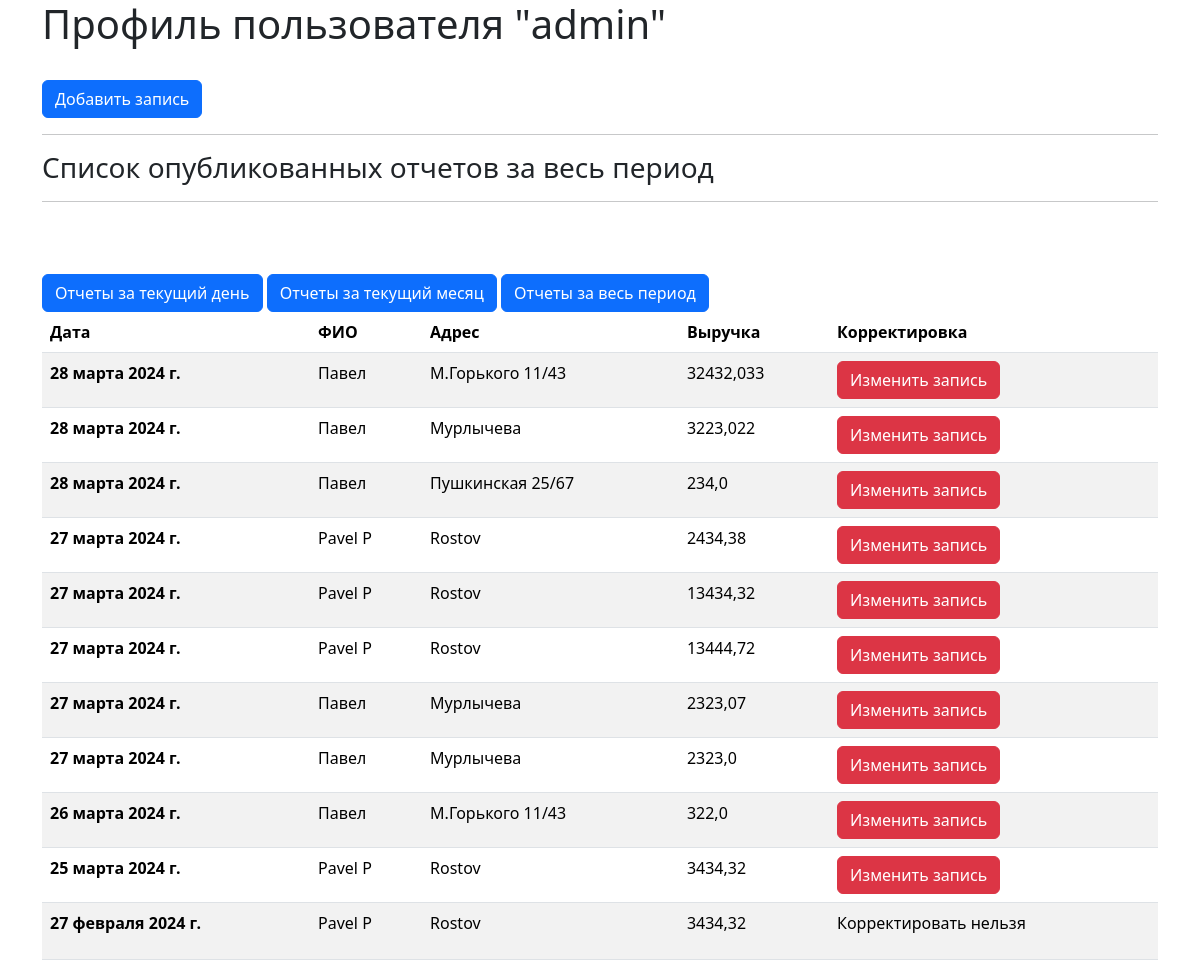
The page /profile_all/ (signed in) on the database its author committed.
### crm_web/models.py (models this page shows, shortened)
class Report(models.Model):
    fio = models.CharField('ФИО', max_length=500, blank=False, null=False)
    address = models.CharField('Адрес точки', max_length=1500, blank=False, null=False)
    revenue = models.FloatField('Выручка', null=False, blank=False)
    created_by = models.ForeignKey(User, on_delete=models.CASCADE, blank=False, null=False)
    created_at = models.DateField(auto_now_add=True)

### users/views.py (the view)
# urls.py: path('profile_all/', ProfileAllView.as_view(), name='profile_all'),
class ProfileAllView(LoginRequiredMixin, TemplateView):
    template_name = 'users/profile_all.html'
    date = date.today()
    summ = Report.objects.aggregate(sum=Sum('revenue'))['sum']
    report = Report.objects.all().order_by('-created_at')
    def get_context_data(self, **kwargs):
        context = super(ProfileAllView, self).get_context_data(**kwargs)
        context['report'] = self.report
        context['date_today'] = self.date
        context['summ'] = round(self.summ, 2)
        return context

### users/templates/users/profile_all.html (shortened to what this page needs)
{% extends 'crm_web/base.html' %}
{% load static %}
{% block main %}
    <h1>Профиль пользователя "{{ request.user }}"</h1>
    <br>
    <a href="{% url 'createPost' %}"
       class="btn btn-primary">Добавить запись</a>
    <br>
    <hr>
    <h3>Список опубликованных отчетов за весь период</h3>
    {% if report %}
        <table class="table table-striped table-hover">
            <thead>
            <tr>
                <th scope="col">Дата</th>
                <th scope="col">ФИО</th>
                <th scope="col">Адрес</th>
                <th scope="col">Выручка</th>
                <th scope="col">Корректировка</th>
            </tr>
            </thead>
            <tbody>
            {% for itm in report %}
                {% if request.user == 'admin' or itm.created_by == request.user %}
                    <tr>
                        <th scope="row">{{ itm.created_at }}</th>
                        <td>{{ itm.fio }}</td>
                        <td>{{ itm.address }}</td>
                        <td class="summ__today">{{ itm.revenue }}</td>
                        <td>
                            {% if date_today|date:"Y-m" ==  itm.created_at|date:"Y-m" %}
                                <a href="{% url 'updatePost' pk=itm.pk %}" class="btn btn-danger">Изменить
                                    запись</a>
                            {% else %}
                                <p>Корректировать нельзя</p>
                            {% endif %}
                        </td>
                    </tr>
                {% endif %}
            {% endfor %}
            <hr>
            <br>
            <br>
            <div class="profile__btn">
                <a href="{% url 'profile' %}" class="btn btn-primary">Отчеты за текущий день</a>
                <a href="{% url 'profile_month' %}" class="btn btn-primary">Отчеты за текущий месяц</a>
                <a href="{% url 'profile_all' %}" class="btn btn-primary">Отчеты за весь период</a>
            </div>
            </tbody>
        </table>
    {% else %}
        <h3>Записей нет</h3>
    {% endif %}
{% endblock %}

### rows shown on the page
Report: created_at "28 марта 2024 г.", fio "Павел", address "М.Горького 11/43", revenue "32432,033", shows "Изменить запись"
Report: created_at "28 марта 2024 г.", fio "Павел", address "Мурлычева", revenue "3223,022", shows "Изменить запись"
Report: created_at "28 марта 2024 г.", fio "Павел", address "Пушкинская 25/67", revenue "234,0", shows "Изменить запись"
Report: created_at "27 марта 2024 г.", fio "Pavel P", address "Rostov", revenue "2434,38", shows "Изменить запись"
Report: created_at "27 марта 2024 г.", fio "Pavel P", address "Rostov", revenue "13434,32", shows "Изменить запись"
Report: created_at "27 марта 2024 г.", fio "Pavel P", address "Rostov", revenue "13444,72", shows "Изменить запись"
Report: created_at "27 марта 2024 г.", fio "Павел", address "Мурлычева", revenue "2323,07", shows "Изменить запись"
Report: created_at "27 марта 2024 г.", fio "Павел", address "Мурлычева", revenue "2323,0", shows "Изменить запись"
Report: created_at "26 марта 2024 г.", fio "Павел", address "М.Горького 11/43", revenue "322,0", shows "Изменить запись"
Report: created_at "25 марта 2024 г.", fio "Pavel P", address "Rostov", revenue "3434,32", shows "Изменить запись"
Report: created_at "27 февраля 2024 г.", fio "Pavel P", address "Rostov", revenue "3434,32", shows "Корректировать нельзя"
